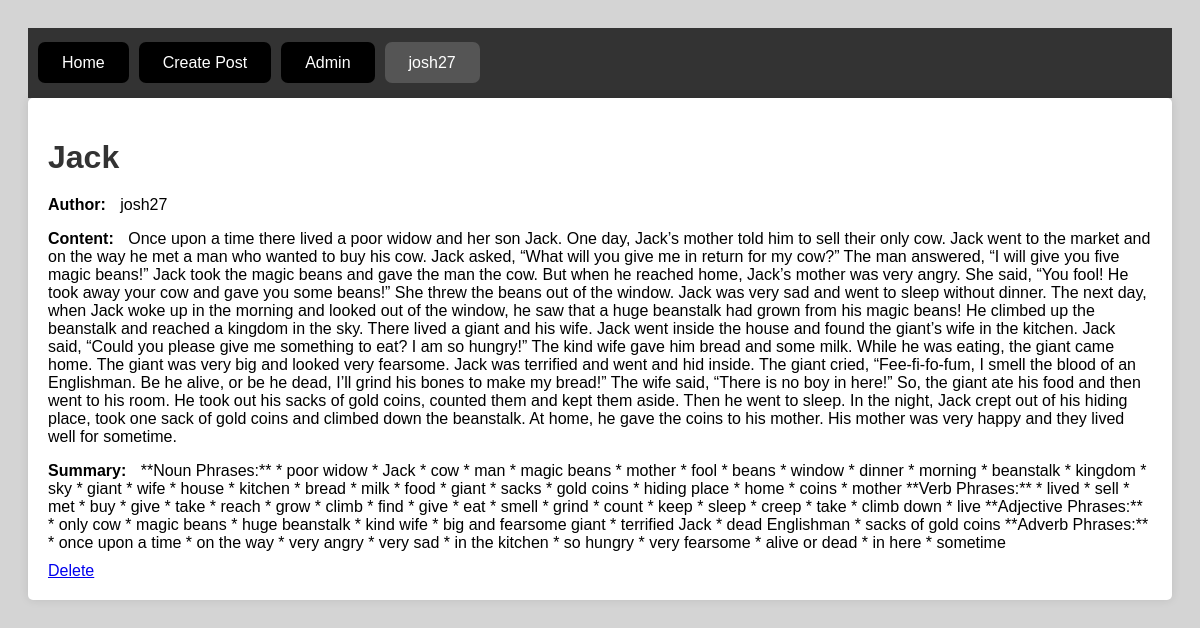
The page /post/7/ (signed in) on the database its author committed.
### summarizer/models.py (models this page shows, shortened)
class Post(models.Model):
    title = models.CharField(max_length=200)
    content = models.TextField()
    summary = models.TextField(blank=True, null=True)
    author = models.ForeignKey(User, on_delete=models.CASCADE)
    created_at = models.DateTimeField(auto_now_add=True)

### summarizer/views.py (the view)
# urls.py: path('post/<int:post_id>/', view_post, name='view_post'),
@login_required
def view_post(request, post_id):
    post = Post.objects.get(pk=post_id)
    return render(request, 'view_post.html', {'post': post})

### summarizer/templates/view_post.html (shortened to what this page needs)
{% extends 'base.html' %}
{% block content %}
    <div class="container">
        <div class="row">
            <div class="col-md-8 offset-md-2">
                <div class="post-container">
                    <h1>{{ post.title }}</h1>
                    <p><strong>Author:</strong> {{ post.author }}</p>
                    <p><strong>Content:</strong> {{ post.content }}</p>
                    <p><strong>Summary:</strong> {{ post.summary }}</p>
                    {% if user.is_authenticated and user.id == post.author.id %}
                        <a href="{% url 'delete_post' post.id %}" class="btn btn-primary">Delete</a>
                    {% endif %}
                </div>
            </div>
        </div>
    </div>
{% endblock %}

### summarizer/templates/base.html (shortened to what this page needs)
<!DOCTYPE html>
<html lang="en">
<head>
</head>
<body>
    <nav>
        <ul>
            {% if user.is_authenticated %}
              <li><a href="{% url 'index' %}">Home</a></li>
              <li><a href="{% url 'create_post' %}">Create Post</a></li>
              <li><a href="{% url 'admin:index' %}">Admin</a></li>
              <li class="username">
                <a href="#">{{ user.username }} </a>
              </li>
            {% else %}
                <li><a href="{% url 'login' %}">Log in</a></li>
                <li><a href="{% url 'register' %}">Register</a></li>
            {% endif %}
        </ul>
    </nav>
    <div>
        {% block content %}
        {% endblock %}
    </div>
</body>
</html>

### summarizer/templates/base.html (style rules this page uses)
nav { background-color: #333; padding: 10px; }
nav ul { list-style-type: none; padding: 0; display: flex; }
nav ul li { margin-right: 10px; }
nav ul li a { color: white; text-decoration: none; padding: 10px; border-radius: 5px; transition: background-color 0.3s ease; padding: 12px 24px; background-color: black; color: white; border-radius: 7px; box-shadow: 0 0 0 0 rgba(255, 255, 255, 0.1); animation: pulse 1.75s infinite cubic-bezier(0.66, 0, 0, 1); }
.username a { background-color: #555; padding: 12px 24px; border-radius: 7px; }
.username { position: relative; }
.username a { background-color: #555; padding: 12px 24px; border-radius: 7px; color: white; }

### summarizer/templates/view_post.html (style rules this page uses)
body { font-family: Arial, sans-serif!important; background-color: #d4d4d4!important; padding: 20px!important; }
h1 { font-size: 2rem!important; color: #333!important; margin-bottom: 20px!important; }
p { margin-bottom: 10px!important; }
strong { font-weight: bold!important; margin-right: 10px!important; }
.post-container { background-color: #fff!important; padding: 20px!important; border-radius: 5px!important; box-shadow: 0px 0px 10px 0px rgba(0,0,0,0.1)!important; }

### rows shown on the page
Post: title "Jack", author "josh27", content "Once upon a time there lived a poor widow and her son Jack. One day, Jack’s mother told him to sell their only cow. Jack went to the market and on the way he met a man who wanted to buy his cow. Jack asked, “What will you give me in return for my cow?” The man answered, “I will give you five magic beans!” Jack took the magic beans and gave the man the cow. But when he reached home, Jack’s mother was very angry. She said, “You fool! He took away your cow and gave you some beans!” She threw the beans out of the window. Jack was very sad and went to sleep without dinner. The next day, when Jack woke up in the morning and looked out of the window, he saw that a huge beanstalk had grown from his…", summary "**Noun Phrases:** * poor widow * Jack * cow * man * magic beans * mother * fool * beans * window * dinner * morning * beanstalk * kingdom * sky * giant * wife * house * kitchen * bread * milk * food * giant * sacks * gold coins * hiding place * home * coins * mother **Verb Phrases:** * lived * sell * met * buy * give * take * reach * grow * climb * find * give * eat * smell * grind * count * keep * sleep * creep * take * climb down * live **Adjective Phrases:** * only cow * magic beans * huge beanstalk * kind wife * big and fearsome giant * terrified Jack * dead Englishman * sacks of gold coins **Adverb Phrases:** * once upon a time * on the way * very angry * very sad * in the kitchen * so…"

### other values the page prints
{{ user.username }} "josh27"
